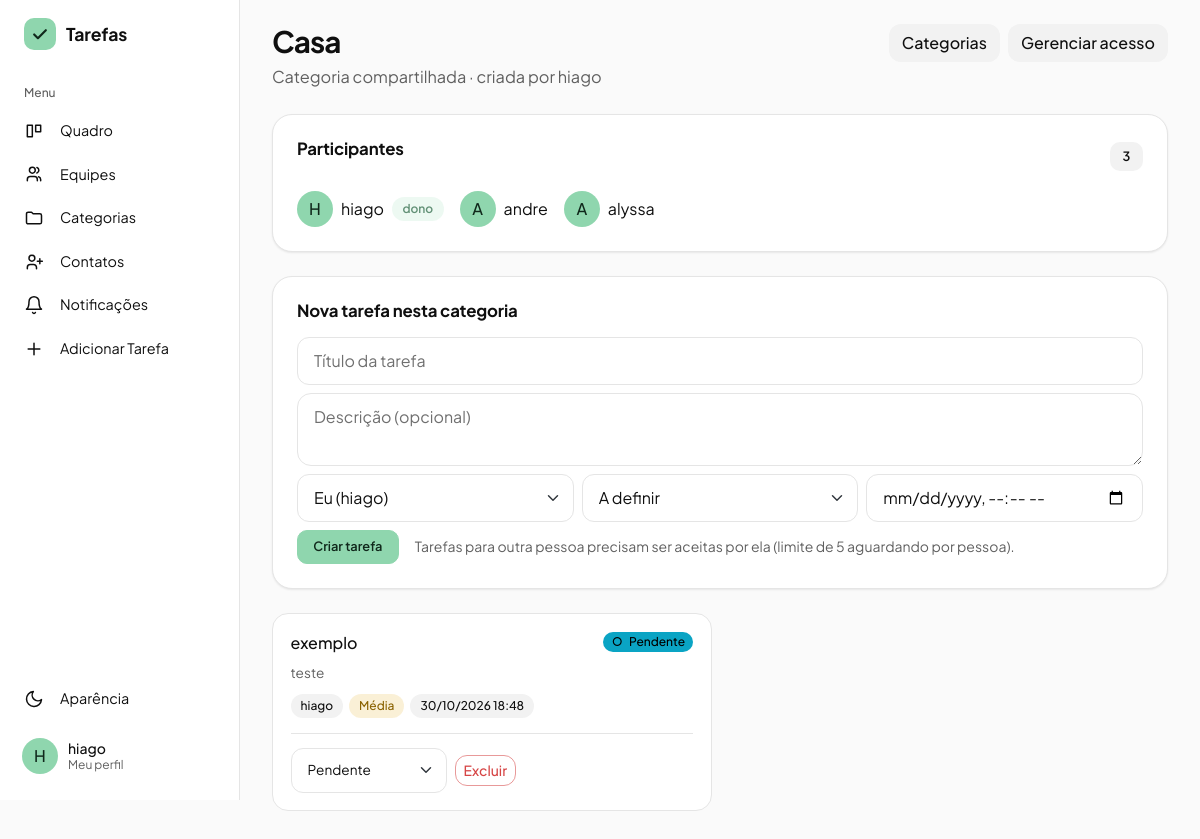
The app's page /categorias/compartilhadas/3 (signed in) with its own data.
### gerenciador_de_tarefas/models.py (models this page shows)
class Usuario(db.Model, UserMixin):
    id = db.Column(db.Integer, primary_key=True)
    nomeUsuario = db.Column(db.String(50), unique=True, nullable=False)
    email = db.Column(db.String(254), unique=True, nullable=False)
    senha = db.Column(db.String(255), nullable=False)
    nome = db.Column(db.String(100), nullable=False)
    tarefasCriadas = db.relationship('Tarefa', backref='criador', foreign_keys='Tarefa.criador_id', lazy=True)
    tarefasAtribuidas = db.relationship('Tarefa', backref='responsavel', foreign_keys='Tarefa.responsavel_id', lazy=True)
    cargo = db.Column(db.String(20), nullable=False, default='usuario') #admin ou usuario
    foto_perfil = db.Column(db.String(200), nullable=True, default='default.png')
    ordenacao_quadro = db.Column(db.String(30), nullable=False, default='padrao')

class Categoria(db.Model):
    id = db.Column(db.Integer, primary_key=True)
    nome = db.Column(db.String(50), nullable=False)
    usuario_id = db.Column(db.Integer, db.ForeignKey('usuario.id'), nullable=False)
    tarefas = db.relationship('Tarefa', backref='categoria', lazy=True)
    dono = db.relationship('Usuario')

class Tarefa(db.Model):
    id = db.Column(db.Integer, primary_key=True)
    titulo = db.Column(db.String(150), nullable=False)
    descricao = db.Column(db.Text, nullable=False)
    status = db.Column(db.String(20), nullable=False, default='Pendente')
    prioridade = db.Column(db.String(20), nullable=False, default='A definir')
    prazo = db.Column(db.DateTime, nullable=True, index=True)
    criador_id = db.Column(db.Integer, db.ForeignKey('usuario.id'), nullable=False)
    responsavel_id = db.Column(db.Integer, db.ForeignKey('usuario.id'), nullable=False)
    equipe_id = db.Column(db.Integer, db.ForeignKey('equipe.id'), nullable=True)
    categoria_id = db.Column(db.Integer, db.ForeignKey('categoria.id'), nullable=True)
    subtarefas = db.relationship('Subtarefa', backref='tarefa', cascade='all, delete-orphan', lazy=True)
    aceite = db.Column(db.String(20), nullable=False, default='aceita', server_default='aceita')

### gerenciador_de_tarefas/app.py (the view)
@app.route('/categorias/compartilhadas/<int:categoria_id>')
@login_required
def ver_categoria_compartilhada(categoria_id):
    categoria = db.get_or_404(Categoria, categoria_id)
    if not categoria_acessivel(categoria):
        flash('Você não tem acesso a essa categoria.', 'danger')
        return redirect(url_for('ver_categorias'))
    tarefas = Tarefa.query.filter(
        Tarefa.categoria_id == categoria.id,
        Tarefa.equipe_id.is_(None)
    ).order_by(Tarefa.id.desc()).all()
    tarefas = [t for t in tarefas if t.aceite != 'recusada' or t.criador_id == current_user.id]
    membros = membros_da_categoria(categoria)
    atribuiveis = [u for u in membros if u.id == current_user.id or sao_contatos(u.id)]
    return render_template('categoria_compartilhada.html',
                           categoria=categoria, tarefas=tarefas, membros=membros,
                           atribuiveis=atribuiveis,
                           eh_dono_categoria=categoria.usuario_id == current_user.id,
                           limite_tarefas=LIMITE_TAREFAS_PENDENTES_POR_CONTATO)

### gerenciador_de_tarefas/templates/categoria_compartilhada.html (shortened to what this page needs)
{% extends "base.html" %}
{% block content %}
{% macro avatar(u) -%}
    {% if u.foto_perfil and u.foto_perfil != 'default.png' %}
        <img src="{{ url_for('static', filename='uploads/' + u.foto_perfil) }}" alt="" class="usuario-foto" />
    {% else %}
        <span class="usuario-foto">{{ u.nomeUsuario[:1]|upper }}</span>
    {% endif %}
{%- endmacro %}
{% set status_classe = {'Pendente': 'status-pendente', 'Em andamento': 'status-andamento', 'Concluída': 'status-concluida', 'Cancelada': 'status-cancelada'} %}
<div class="eq-topo">
    <div>
        <h1 class="titulo-pagina">{{ categoria.nome }}</h1>
        <p class="eq-subtitulo">Categoria compartilhada · criada por {{ categoria.dono.nomeUsuario }}</p>
    </div>
    <div class="d-flex gap-2 flex-wrap">
        <a href="{{ url_for('ver_categorias') }}" class="btn btn-outline-secondary">Categorias</a>
        {% if eh_dono_categoria %}
        <a href="{{ url_for('ver_categoria', categoria_id=categoria.id) }}" class="btn btn-outline-secondary">Gerenciar acesso</a>
        {% else %}
        <form method="POST" action="{{ url_for('sair_categoria_compartilhada', categoria_id=categoria.id) }}"
              onsubmit="return confirm('Sair dessa categoria compartilhada?');">
            <button type="submit" class="btn btn-outline-danger">Sair da categoria</button>
        </form>
        {% endif %}
    </div>
</div>
<section class="cartao mb-4">
    <div class="eq-secao-cab">
        <h2 class="eqp-card-titulo">Participantes</h2>
        <span class="eq-contagem">{{ membros|length }}</span>
    </div>
    <div class="d-flex flex-wrap gap-3">
        {% for u in membros %}
        <div class="d-flex align-items-center gap-2">
            {{ avatar(u) }}
            <span>{{ u.nomeUsuario }}</span>
            {% if u.id == categoria.usuario_id %}<span class="eq-tag">dono</span>{% endif %}
        </div>
        {% endfor %}
    </div>
</section>
<section class="cartao mb-4">
    <h2 class="eqp-card-titulo mb-3">Nova tarefa nesta categoria</h2>
    <form method="POST" action="{{ url_for('nova_tarefa_categoria', categoria_id=categoria.id) }}">
        <div class="mb-2">
            <input type="text" name="titulo" class="form-control" placeholder="Título da tarefa" maxlength="150" required>
        </div>
        <div class="mb-2">
            <textarea name="descricao" class="form-control" rows="2" placeholder="Descrição (opcional)"></textarea>
        </div>
        <div class="row g-2 mb-2">
            <div class="col-md-4">
                <select name="responsavel_id" class="form-select" aria-label="Responsável">
                    {% for u in atribuiveis %}
                    <option value="{{ u.id }}" {% if u.id == current_user.id %}selected{% endif %}>
                        {{ 'Eu (' ~ u.nomeUsuario ~ ')' if u.id == current_user.id else u.nomeUsuario }}
                    </option>
                    {% endfor %}
                </select>
            </div>
            <div class="col-md-4">
                <select name="prioridade" class="form-select" aria-label="Prioridade">
                    {% for p in ['A definir', 'Baixa', 'Média', 'Alta'] %}
                    <option value="{{ p }}">{{ p }}</option>
                    {% endfor %}
                </select>
            </div>
            <div class="col-md-4">
                <input type="datetime-local" name="prazo" class="form-control" aria-label="Prazo">
            </div>
        </div>
        <div class="d-flex align-items-center gap-3 flex-wrap">
            <button type="submit" class="btn btn-principal btn-sm">Criar tarefa</button>
            <small class="text-secondary">Tarefas para outra pessoa precisam ser aceitas por ela (limite de {{ limite_tarefas }} aguardando por pessoa).</small>
        </div>
    </form>
</section>
<div class="cat-tarefas mb-5">
    {% for t in tarefas %}
    {% set prio = t.prioridade or 'A definir' %}
    <article class="cartao-tarefa cat-tarefa {{ status_classe[t.status] }}">
        <div class="cat-tarefa-topo">
            <div class="tarefa-titulo">{{ t.titulo }}</div>
            <span class="selo">
                {% if t.aceite == 'aceita' %}{{ t.status }}{% elif t.aceite == 'aguardando' %}Aguardando aceite{% else %}Recusada{% endif %}
            </span>
        </div>
        {% if t.descricao %}
        <div class="tarefa-desc">{{ t.descricao|truncate(80) }}</div>
        {% endif %}
        <div class="chips">
            <span class="chip">
                {% if t.criador_id == t.responsavel_id %}{{ t.criador.nomeUsuario }}{% else %}{{ t.criador.nomeUsuario }} → {{ t.responsavel.nomeUsuario }}{% endif %}
            </span>
            <span class="chip {{ 'chip-alta' if prio == 'Alta' else ('chip-media' if prio == 'Média' else ('chip-baixa' if prio == 'Baixa' else '')) }}">{{ prio }}</span>
            {% if t.prazo %}
            <span class="chip {{ 'chip-atrasada' if tarefa_atrasada(t) }}">{{ t.prazo.strftime('%d/%m/%Y %H:%M') }}</span>
            {% endif %}
        </div>
        <div class="cat-tarefa-acoes">
            {% if t.aceite == 'aceita' and pode_mudar_status(t) %}
            <form method="POST" action="{{ url_for('alterar_status', tarefa_id=t.id) }}">
                <select name="status" class="form-select form-select-sm" aria-label="Alterar status" onchange="this.form.submit()">
                    {% for s in ['Pendente', 'Em andamento', 'Concluída', 'Cancelada'] %}
                    <option value="{{ s }}" {% if t.status == s %}selected{% endif %}>{{ s }}</option>
                    {% endfor %}
                </select>
            </form>
            {% endif %}
            {% if t.aceite == 'aceita' and pode_excluir(t) %}
            <form method="POST" action="{{ url_for('excluir_tarefa', tarefa_id=t.id) }}"
                  onsubmit="return confirm('Excluir esta tarefa?');">
                <button type="submit" class="btn btn-outline-danger btn-sm">Excluir</button>
            </form>
            {% endif %}
        </div>
    </article>
    {% endfor %}
</div>
{% endblock %}

### gerenciador_de_tarefas/templates/base.html (shortened to what this page needs)
<!doctype html>
<html lang="pt-br">
  <head>
    <link
      rel="stylesheet"
      href="https://cdn.jsdelivr.net/npm/bootstrap@5.3.0/dist/css/bootstrap.min.css"
    />
    <link
      rel="stylesheet"
      href="{{ url_for('static', filename='static.css') }}"
    />
    <link rel="stylesheet" href="https://cdn.jsdelivr.net/npm/flatpickr/dist/flatpickr.min.css">
    <link rel="stylesheet" href="https://cdn.jsdelivr.net/npm/flatpickr/dist/themes/dark.css">
  </head>
  <body>
    {% macro aparencia(direcao='dropup') %}
    <div class="{{ direcao }}">
      <button
        class="menu-item"
        type="button"
        data-bs-toggle="dropdown"
        data-bs-auto-close="outside"
        aria-expanded="false"
      >
        <svg viewBox="0 0 24 24" fill="none" stroke="currentColor" stroke-width="1.8" stroke-linecap="round" stroke-linejoin="round" aria-hidden="true"><path d="M21 12.8A9 9 0 1111.2 3a7 7 0 009.8 9.8z"/></svg>
        <span>Aparência</span>
      </button>
    </div>
    {% endmacro %}
    {% macro logo() %}
    <span class="marca-icone">
      <svg width="20" height="20" viewBox="0 0 24 24" fill="none" stroke="currentColor" stroke-width="2.6" stroke-linecap="round" stroke-linejoin="round" aria-hidden="true"><path d="M5 12.5l4.5 4.5L19 7.5"/></svg>
    </span>
    {% endmacro %}
    {% set ep = request.endpoint or '' %}
    {% if current_user.is_authenticated %}
    <div class="app">
      <aside class="lateral" aria-label="Menu principal">
        <a
          class="marca"
          href="{{ url_for('admin_dashboard') if current_user.cargo == 'admin' else url_for('quadro') }}"
        >{{ logo() }}<span>Tarefas</span></a>
        <div class="menu-titulo">Menu</div>
        <a class="menu-item {{ 'ativo' if ep == 'quadro' }}" href="{{ url_for('quadro') }}">
          <svg viewBox="0 0 24 24" fill="none" stroke="currentColor" stroke-width="1.8" stroke-linecap="round" stroke-linejoin="round" aria-hidden="true"><path d="M4 5h6v14H4zM14 5h6v8h-6z"/></svg>
          <span>Quadro</span>
        </a>
        <a class="menu-item {{ 'ativo' if ep in ['equipes', 'ver_equipe', 'adicionar_tarefa_equipe'] }}" href="{{ url_for('equipes') }}">
          <svg viewBox="0 0 24 24" fill="none" stroke="currentColor" stroke-width="1.8" stroke-linecap="round" stroke-linejoin="round" aria-hidden="true"><path d="M16 20v-1.5a3.5 3.5 0 00-3.5-3.5h-5A3.5 3.5 0 004 18.5V20M10 11a3.5 3.5 0 100-7 3.5 3.5 0 000 7zM20 20v-1.5a3.5 3.5 0 00-2.5-3.3M15.5 4.2a3.5 3.5 0 010 6.6"/></svg>
          <span>Equipes</span>
        </a>
        <a class="menu-item {{ 'ativo' if ep in ['ver_categorias', 'ver_categoria'] }}" href="{{ url_for('ver_categorias') }}">
          <svg viewBox="0 0 24 24" fill="none" stroke="currentColor" stroke-width="1.8" stroke-linejoin="round" aria-hidden="true"><path d="M3 7a2 2 0 012-2h4l2 2h8a2 2 0 012 2v8a2 2 0 01-2 2H5a2 2 0 01-2-2z"/></svg>
          <span>Categorias</span>
        </a>
        <a class="menu-item {{ 'ativo' if ep == 'contatos' }}" href="{{ url_for('contatos') }}">
          <svg viewBox="0 0 24 24" fill="none" stroke="currentColor" stroke-width="1.8" stroke-linecap="round" stroke-linejoin="round" aria-hidden="true"><path d="M15 20v-1.5a3.5 3.5 0 00-3.5-3.5h-4A3.5 3.5 0 004 18.5V20M9.5 11a3.5 3.5 0 100-7 3.5 3.5 0 000 7zM19 8v6M16 11h6"/></svg>
          <span>Contatos</span>
        </a>
        <a class="menu-item {{ 'ativo' if ep == 'notificacoes' }}" href="{{ url_for('notificacoes') }}">
          <svg viewBox="0 0 24 24" fill="none" stroke="currentColor" stroke-width="1.8" stroke-linecap="round" stroke-linejoin="round" aria-hidden="true"><path d="M6 8a6 6 0 0112 0c0 7 3 9 3 9H3s3-2 3-9M10.3 21a1.9 1.9 0 003.4 0"/></svg>
          <span>Notificações</span>
        </a>
        <a class="menu-item" href="#" data-bs-toggle="modal" data-bs-target="#modalAdicionarTarefa">
          <svg viewBox="0 0 24 24" fill="none" stroke="currentColor" stroke-width="1.8" stroke-linecap="round" aria-hidden="true"><path d="M12 5v14M5 12h14"/></svg>
          <span>Adicionar Tarefa</span>
        </a>
        <div class="menu-espaco"></div>
        {{ aparencia('dropup') }}
        <a href="#" class="usuario-card mt-2 text-decoration-none" data-bs-toggle="modal" data-bs-target="#modalPerfil" title="Meu Perfil">
          {% if current_user.foto_perfil and current_user.foto_perfil != 'default.png' %}
            <img src="{{ url_for('static', filename='uploads/' + current_user.foto_perfil) }}" alt="" class="usuario-foto" />
          {% else %}
            <span class="usuario-foto">{{ current_user.nomeUsuario[:1]|upper }}</span>
          {% endif %}
          <span class="usuario-nome">{{ current_user.nome or current_user.nomeUsuario }}<small>Meu perfil</small></span>
        </a>
      </aside>
      <main class="conteudo">
        <div class="conteudo-interno">
    {% endif %}
    {% block content %}{% endblock %}
    {% if current_user.is_authenticated %}
        </div>
      </main>
    </div>
    {% else %}
    </main>
    {% endif %}
  </body>
</html>

### records on screen
Usuario: nomeUsuario "H", nome "hiago", dono.nomeUsuario "hiago", nomeUsuario "hiago"
Categoria: nome "Casa"
Usuario: nomeUsuario "A", nomeUsuario "andre"
Usuario: nomeUsuario "A", nomeUsuario "alyssa"
Tarefa: titulo "exemplo", status "Pendente", descricao "teste", criador.nomeUsuario "hiago", prioridade "Média", prazo "30/10/2026 18:48"

### other values on screen
{{ membros|length }} "3"
{{ limite_tarefas }} "5"
form field responsavel_id "Eu (hiago)"
form field prioridade "A definir"
